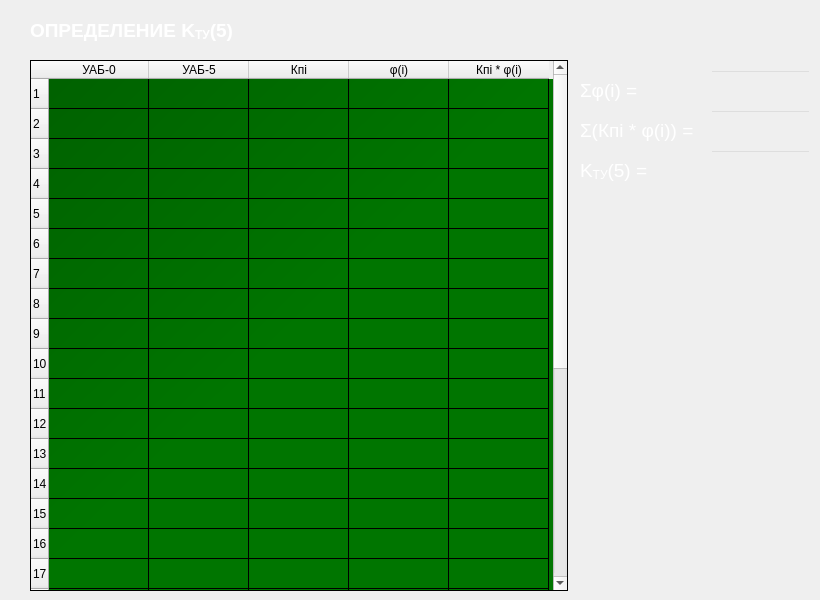
   <widget class="QWidget" name="Ch2_18">
    <widget class="QTableWidget" name="tableWidget_165">
     <property name="geometry">
      <rect>
       <x>30</x>
       <y>60</y>
       <width>538</width>
       <height>531</height>
      </rect>
     </property>
     <property name="styleSheet">
      <string notr="true">QTableWidget
{
background-color: 
qlineargradient(x1: 0, y1: 0, x2: 0.5, y2: 0.5, stop: 0 #006000, stop: 1 #007500);
color:white;
}</string>
     </property>
     <property name="columnCount">
      <number>5</number>
     </property>
     <row>
      <property name="text">
       <string>1</string>
      </property>
     </row>
     <row>
      <property name="text">
       <string>2</string>
      </property>
     </row>
     <row>
      <property name="text">
       <string>3</string>
      </property>
     </row>
     <row>
      <property name="text">
       <string>4</string>
      </property>
     </row>
     <row>
      <property name="text">
       <string>5</string>
      </property>
     </row>
     <row>
      <property name="text">
       <string>6</string>
      </property>
     </row>
     <row>
      <property name="text">
       <string>7</string>
      </property>
     </row>
     <row>
      <property name="text">
       <string>8</string>
      </property>
     </row>
     <row>
      <property name="text">
       <string>9</string>
      </property>
     </row>
     <row>
      <property name="text">
       <string>10</string>
      </property>
     </row>
     <row>
      <property name="text">
       <string>11</string>
      </property>
     </row>
     <row>
      <property name="text">
       <string>12</string>
      </property>
     </row>
     <row>
      <property name="text">
       <string>13</string>
      </property>
     </row>
     <row>
      <property name="text">
       <string>14</string>
      </property>
     </row>
     <row>
      <property name="text">
       <string>15</string>
      </property>
     </row>
     <row>
      <property name="text">
       <string>16</string>
      </property>
     </row>
     <row>
      <property name="text">
       <string>17</string>
      </property>
     </row>
     <row>
      <property name="text">
       <string>18</string>
      </property>
     </row>
     <row>
      <property name="text">
       <string>19</string>
      </property>
     </row>
     <row>
      <property name="text">
       <string>20</string>
      </property>
     </row>
     <row>
      <property name="text">
       <string>21</string>
      </property>
     </row>
     <row>
      <property name="text">
       <string>22</string>
      </property>
     </row>
     <row>
      <property name="text">
       <string>23</string>
      </property>
     </row>
     <row>
      <property name="text">
       <string>24</string>
      </property>
     </row>
     <row>
      <property name="text">
       <string>25</string>
      </property>
     </row>
     <row>
      <property name="text">
       <string>26</string>
      </property>
     </row>
     <row>
      <property name="text">
       <string>27</string>
      </property>
     </row>
     <row>
      <property name="text">
       <string>28</string>
      </property>
     </row>
     <row>
      <property name="text">
       <string>29</string>
      </property>
     </row>
     <column>
      <property name="text">
       <string>УАБ-0</string>
      </property>
     </column>
     <column>
      <property name="text">
       <string>УАБ-5</string>
      </property>
     </column>
     <column>
      <property name="text">
       <string>Кпi</string>
      </property>
     </column>
     <column>
      <property name="text">
       <string>φ(i)</string>
      </property>
     </column>
     <column>
      <property name="text">
       <string>Кпi * φ(i)</string>
      </property>
     </column>
    </widget>
    <widget class="QLabel" name="label_29">
     <property name="geometry">
      <rect>
       <x>30</x>
       <y>10</y>
       <width>211</width>
       <height>41</height>
      </rect>
     </property>
     <property name="styleSheet">
      <string notr="true">QLabel
{
color: white;
}</string>
     </property>
     <property name="text">
      <string>&lt;html&gt;&lt;head/&gt;&lt;body&gt;&lt;p&gt;&lt;span style=&quot; font-size:14pt; font-weight:600;&quot;&gt;ОПРЕДЕЛЕНИЕ K&lt;/span&gt;&lt;span style=&quot; font-size:14pt; font-weight:600; vertical-align:sub;&quot;&gt;ТУ&lt;/span&gt;&lt;span style=&quot; font-size:14pt; font-weight:600;&quot;&gt;(5)&lt;/span&gt;&lt;/p&gt;&lt;/body&gt;&lt;/html&gt;</string>
     </property>
    </widget>
    <widget class="QLineEdit" name="sum_phi_K5">
     <property name="geometry">
      <rect>
       <x>710</x>
       <y>70</y>
       <width>101</width>
       <height>30</height>
      </rect>
     </property>
     <property name="styleSheet">
      <string notr="true">QLineEdit
{
background: rgb(0,0,0,0);
color: white;
}</string>
     </property>
     <property name="text">
      <string/>
     </property>
    </widget>
    <widget class="QLabel" name="K1_l_3">
     <property name="geometry">
      <rect>
       <x>580</x>
       <y>150</y>
       <width>81</width>
       <height>41</height>
      </rect>
     </property>
     <property name="styleSheet">
      <string notr="true">QLabel
{
color: white;
}</string>
     </property>
     <property name="text">
      <string>&lt;html&gt;&lt;head/&gt;&lt;body&gt;&lt;p&gt;&lt;span style=&quot; font-size:14pt;&quot;&gt;K&lt;/span&gt;&lt;span style=&quot; font-size:14pt; vertical-align:sub;&quot;&gt;ТУ&lt;/span&gt;&lt;span style=&quot; font-size:14pt;&quot;&gt;(5) =&lt;/span&gt;&lt;/p&gt;&lt;/body&gt;&lt;/html&gt;</string>
     </property>
    </widget>
    <widget class="QLabel" name="sum_phi_K2_l_4">
     <property name="geometry">
      <rect>
       <x>580</x>
       <y>70</y>
       <width>121</width>
       <height>41</height>
      </rect>
     </property>
     <property name="styleSheet">
      <string notr="true">QLabel
{
color: white;
}</string>
     </property>
     <property name="text">
      <string>&lt;html&gt;&lt;head/&gt;&lt;body&gt;&lt;p&gt;&lt;span style=&quot; font-size:14pt;&quot;&gt;Σφ(i) =&lt;/span&gt;&lt;/p&gt;&lt;/body&gt;&lt;/html&gt;</string>
     </property>
    </widget>
    <widget class="QLineEdit" name="K5">
     <property name="geometry">
      <rect>
       <x>710</x>
       <y>150</y>
       <width>101</width>
       <height>30</height>
      </rect>
     </property>
     <property name="styleSheet">
      <string notr="true">QLineEdit
{
background: rgb(0,0,0,0);
color: white;
}</string>
     </property>
     <property name="text">
      <string/>
     </property>
    </widget>
    <widget class="QLineEdit" name="sum_Kphi_K5">
     <property name="geometry">
      <rect>
       <x>710</x>
       <y>110</y>
       <width>101</width>
       <height>30</height>
      </rect>
     </property>
     <property name="styleSheet">
      <string notr="true">QLineEdit
{
background: rgb(0,0,0,0);
color: white;
}</string>
     </property>
     <property name="text">
      <string/>
     </property>
    </widget>
    <widget class="QLabel" name="sum_Kphi_K2_l_4">
     <property name="geometry">
      <rect>
       <x>580</x>
       <y>110</y>
       <width>121</width>
       <height>41</height>
      </rect>
     </property>
     <property name="styleSheet">
      <string notr="true">QLabel
{
color: white;
}</string>
     </property>
     <property name="text">
      <string>&lt;html&gt;&lt;head/&gt;&lt;body&gt;&lt;p&gt;&lt;span style=&quot; font-size:14pt;&quot;&gt;Σ(Кпi * φ(i)) =&lt;/span&gt;&lt;/p&gt;&lt;/body&gt;&lt;/html&gt;</string>
     </property>
    </widget>
   </widget>
